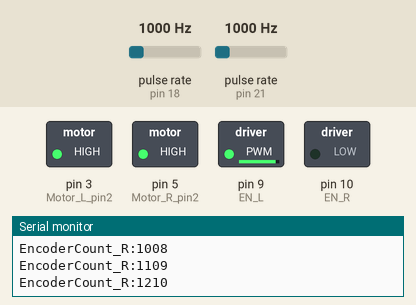
The sketch below on a simulated Arduino Mega 2560, built with avr-gcc and run on an emulated ATmega2560. Shown: switched loads named in the sketch (green lamp = pin HIGH), the last lines printed to the serial monitor. Wiring (inferred from the names in the program): 2 × pulse sensor: data pin 18 / data pin 21. The test bench sets the inputs (shaded band); at power-on: pulse rate (sensors on pin 18, pin 21) 1000 Hz.

Above: at 1.26 s.
1.3 s: pulse rate (sensor on pin 18) set to 1250 Hz
At 2.0 s:
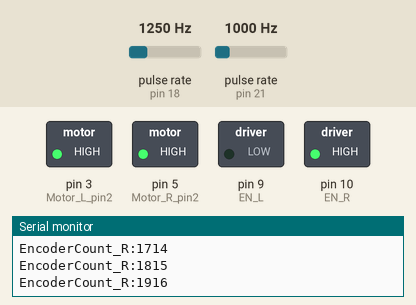
2.9 s: pulse rate (sensor on pin 21) set to 199 Hz
5.9 s: pulse rate (sensor on pin 21) set to 184 Hz
8.9 s: pulse rate (sensor on pin 18) set to 205 Hz
At 11.7 s:
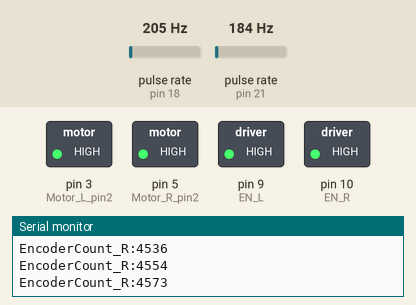
11.9 s: pulse rate (sensor on pin 21) set to 3750 Hz
At 12.45 s:
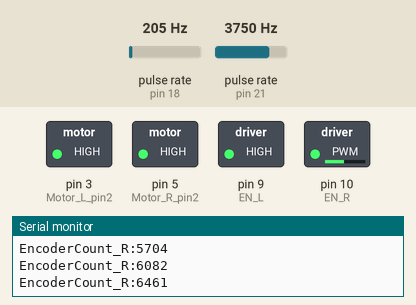
14.9 s: pulse rate (sensor on pin 18) set to 2500 Hz
At 16.4 s:
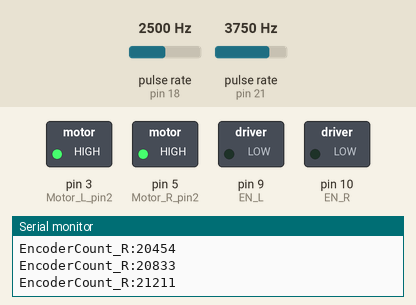
Timing chart, 0 to 17.5 s (numbered marks = the images above; inputs shaded):
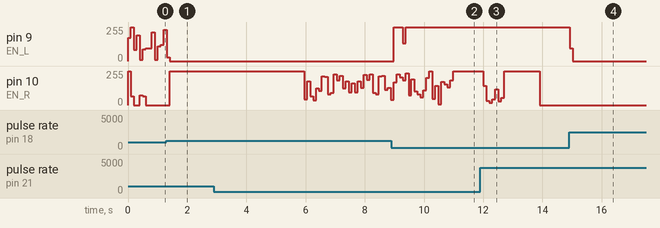

Measured:
- after the input at 1.3 s, pin 10 (EN_R): 0/255 → 255/255 after 0.11 s
- after the input at 8.9 s, pin 9 (EN_L): 0/255 → 255/255 after 0.07 s, → 135/255 0.30 s later, → 255/255 0.10 s later
- after the input at 11.9 s, pin 10 (EN_R): 255/255 → 144/255 after 0.10 s, → 32/255 0.10 s later, → 17/255 0.10 s later, → 45/255 0.10 s later, … (9 changes in this stretch)
- after the input at 14.9 s, pin 9 (EN_L): 255/255 → 94/255 at once, → 0/255 0.10 s later

The sketch:

sync_speed_pid.ino
```cpp
#define FOSC 16000000
#define BAUD 9600
#define ENC_COUNT_REV 330 // CPR
#define WHEEL_RADIUS 0.075

#define Encoder_L_PulseA (1<<PD3) //18
#define Encoder_R_PulseA (1<<PD0) //21

#define EN_L 9//(1<<PH6) //9
#define EN_R 10//(1<<PB4) //10
#define Motor_L_pin2 (1<<PE5) //3,  forward
#define Motor_R_pin2 (1<<PE3) //5, forward

volatile long EncoderCount_L = 0;
volatile long EncoderCount_R = 0;

volatile long pre_EncoderCount_L = 0;
float e_integral_speed = 0.0;
float e_integral_pos = 0.0;
long preT = 0;
float pre_error_position = 0.0;
float pre_error_speed = 0.0;

volatile int pwm_L = 240; // 초기 pwm

void setup() {
  serial_baud(); //instead of serial.begin
  DDRE |= (Motor_L_pin2); //pinMode(Motor_L_pin2, OUTPUT);
  DDRE |= (Motor_R_pin2); //pinMode(Motor_R_pin2, OUTPUT);
  pinMode(EN_L, OUTPUT);
  pinMode(EN_R, OUTPUT);
  DDRD &= ~(Encoder_L_PulseA); //pinMode(Encoder_L_PulseA, INPUT);
  DDRD &= ~(Encoder_R_PulseA); //pinMode(Encoder_R_PulseA, INPUT);
  PORTE |= (Motor_L_pin2); //digitalWrite(Motor_L_pin2, HIGH); //FORWARD
  PORTE |= (Motor_R_pin2);//digitalWrite(Motor_R_pin2, HIGH); //PORT 활용
  analogWrite(EN_L, pwm_L);

  init_INT();

//global interrupt enable
  SREG |= 0x01 << SREG_I;
}

void loop() {
  float kp_pos = 6.0;
  float ki_pos = 0.7;
  float kd_pos = 6.8;
  long nowT = micros();
  float dt = ((float)(nowT - preT) / (1.0e6));
  long current_count = EncoderCount_L - pre_EncoderCount_L;
  pre_EncoderCount_L = EncoderCount_L;

  float velocity_L = Convert_CtoV(current_count, dt); //m/s conversion
  float target_velocity_L = 1.5; //m/s target speed
  float output_speed = pid_speed(target_velocity_L - velocity_L, dt);

  Motor_L_Drive(output_speed, target_velocity_L, velocity_L);
  float output_pos = PID_pos_sync(EncoderCount_L, kp_pos, kd_pos, ki_pos);
  Motor_R_Drive(output_pos);

  // serial plotting
  // Serial.print("Target:");
  // Serial.print(target_velocity_L);
  // Serial.print(",");
  // Serial.print("Velocity:");
  // Serial.print(velocity_L);
  // Serial.print(",");
  // Serial.print("PWM:");
  // Serial.println(pwm_L);

  //Serial.print("EncoderCount_L:");
  //Serial.print(EncoderCount_L);
  //Serial.print(",");
  Serial.print("EncoderCount_R:");
  Serial.println(EncoderCount_R);
  preT = nowT;
  delay(100);
}

float pid_speed(float error, float dt) {
  float kp_speed = 1000.0;
  float kd_speed = 700.0;
  float ki_speed = 600.0;
  float proportional = error;
  e_integral_speed = e_integral_speed + error * dt;
  float derivative = (error - pre_error_speed) / dt;
  float output_speed = (kp_speed * proportional) + (ki_speed * e_integral_speed) + (kd_speed * derivative);

  //for next loop
  pre_error_speed = error;
  return output_speed;
}

void serial_baud(void){
  uint16_t ubrr = FOSC / 16 / BAUD - 1;
  UBRR0H = (unsigned char)(ubrr>>8);
  UBRR0L = (unsigned char)ubrr;
  UCSR0B |= (1<<RXEN0) | (1<<TXEN0);
  UCSR0C |= (1<<USBS0);
  UCSR0C |= (1<<UCSZ01) | (1<<UCSZ00);
}


float PID_pos_sync(int target, float kp_pos, float kd_pos, float ki_pos) {
  long currentTime = micros();
  float dt = ((float)(currentTime - preT)) / 1.0e6;
  int error = target - EncoderCount_R;
  e_integral_pos += error * dt;
  float e_derivative = (error - pre_error_position) / dt;
  float output_pos = (kp_pos * error) + (kd_pos * e_derivative) + (ki_pos * e_integral_pos);
  //for next loop
  pre_error_position = error;
  return output_pos;
}

//motor_l_drive by pid speed
void Motor_L_Drive(float output, float target, float real) {
  if (output < 0) output = -output;
  pwm_L = (int)output;

  if (target<real)
    pwm_L = 0;
  else if (pwm_L > 255)
    pwm_L = 255;
  analogWrite(EN_L, pwm_L);
}

//motor_r_drive by pid syn
void Motor_R_Drive(float output) {
  if (output < 0) output = -output;
  int pwm_R = (int)output;

  if (EncoderCount_R > EncoderCount_L)
    pwm_R = 0;
  else if (pwm_R > 255)
    pwm_R = 255;
  analogWrite(EN_R, pwm_R); //duty cycle 활용
}

//to velocity
float Convert_CtoV(int count, float dt) {
  float rpm = (float)(count * 60.0 / ENC_COUNT_REV / dt);
  float circumference = 2 * 3.141592 * WHEEL_RADIUS;
  float velocity = rpm / 60.0 * circumference;
  return velocity;
}

//interrupt function
void init_INT(){
  EICRA |= (1 << ISC30) | (1 << ISC31); //rising edge for int3
  EICRA |= (1 << ISC00) | (1 << ISC01); //rising edge for int0
  EIMSK |= (1 << INT3); //local interrpt for 3
  EIMSK |= (1 << INT0); //local interrpt for 0
}

//INT3 ISR
ISR(INT3_vect) {
  EncoderCount_L++;
}

//INT0 ISR
ISR(INT0_vect) {
  EncoderCount_R++;
}
```
